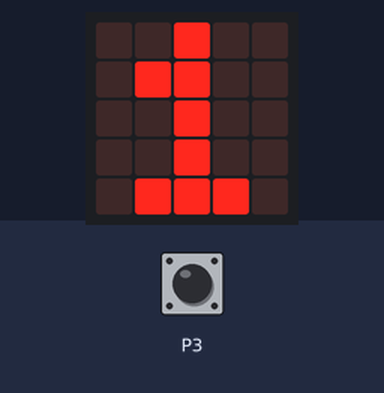
This program was run on a simulated Calliope mini (MakeCode). Shown: the board's 5×5 LED display. The test bench sets the inputs (shaded band).

Above: at 1.9 s.
2.0 s: touch pin P3 pressed for 0.15 s
At 2.7 s:
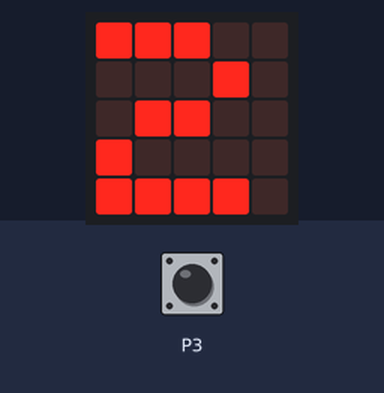
3.6 s: touch pin P3 pressed for 1 s
At 4.0 s:
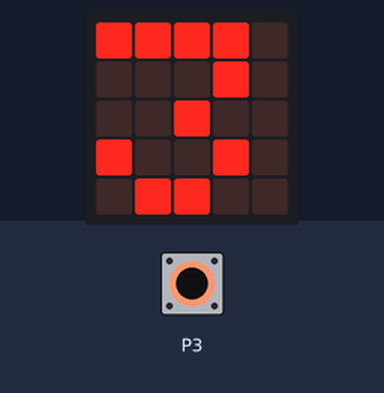
6.1 s: touch pin P3 pressed for 0.15 s
At 7.1 s:
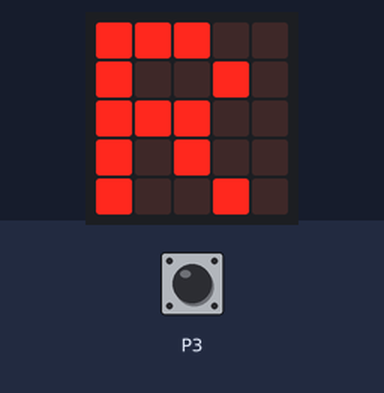
7.7 s: touch pin P3 pressed for 3.2 s
At 8.3 s:
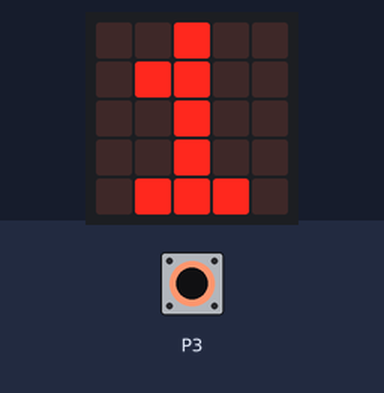
Timing chart, 0 to 10.7 s (numbered marks = the images above; inputs shaded):
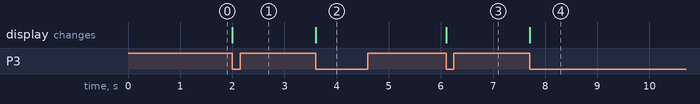

The program:

main.ts
```typescript
input.onPinTouchEvent(TouchPin.P3, input.buttonEventValue(ButtonEvent.Down), function () {
    if (Gang >= GangMax) {
        Gang = 0
    } else {
        Gang = Gang + 1
    }
    if (Gang == 0) {
        basic.showLeds(`
            # # # . .
            # . . # .
            # # # . .
            # . # . .
            # . . # .
            `)
    } else {
        basic.showNumber(Gang)
    }
})
let GangMax = 0
let Gang = 0
Gang = 1
GangMax = 3
basic.showNumber(Gang)
```

test.ts
```typescript
// Hier kann man Tests durchführen; diese Datei wird nicht kompiliert, wenn dieses Paket als Erweiterung verwendet wird.
```

Measured:
- after the input at 2.0 s, the display: changes at once (image 1)
- after the input at 3.6 s, the display: changes at once (image 2)
- after the input at 6.1 s, the display: changes at once (image 3)
- after the input at 7.7 s, the display: changes at once (image 4)
